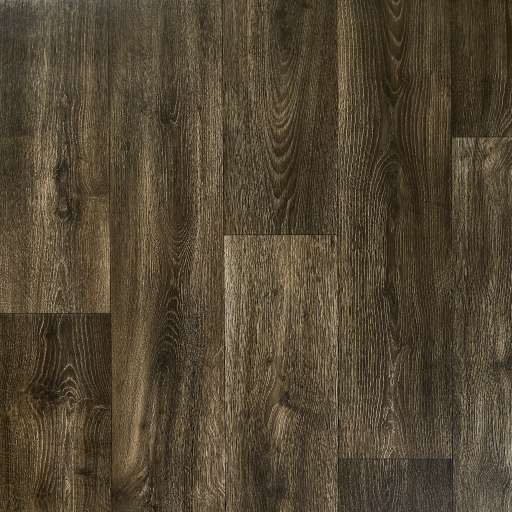
#> input picture examples/inputs/dark_wood.png, 1024 x 1024 px (shown at 1/2 size)
$ python -i seamless.py   (imports and definitions only)   (older library calls are emulated)
#> lines starting #> are read from the running program, lines starting #| are printed output that depends on the picture
"""
seamless.py — автоматическое создание бесшовных тайлящихся текстур.

Три специализированных метода + авто-выбор:
  • регулярная сетка (плитка)         -> grid-crop (стык в середине плитки,
                                          размер ячеек строго одинаковый);
  • диагональная решётка (ёлочка)     -> аффинная коррекция + period-crop
                                          (планки остаются целыми прямоугольниками);
  • остальное (доски случайной ширины)-> self-overlap min-cut + Laplacian-блендинг.

Общий препроцесс: выравнивание ЯРКОСТИ и ЦВЕТА (flat-field) — убирает виньетку и
тёплый/серый перекос, главные причины видимого шва и цветных расхождений.
"""
import numpy as np
import cv2


# ----------------------------- IO ----------------------------- #
def load(path):
    im = cv2.imread(path, cv2.IMREAD_COLOR)
    return cv2.cvtColor(im, cv2.COLOR_BGR2RGB).astype(np.float32) / 255.0


def save(path, img):
    img8 = np.clip(img * 255.0 + 0.5, 0, 255).astype(np.uint8)
    cv2.imwrite(path, cv2.cvtColor(img8, cv2.COLOR_RGB2BGR))


def luminance(img):
    return img @ np.array([0.299, 0.587, 0.114], np.float32)


# ---------------------- illumination flatten ------------------- #
def flatten_illumination(img, sigma_frac=0.10, strength=1.0, chroma=0.8):
    """Убирает крупномасштабный градиент ЯРКОСТИ (виньетка) и ЦВЕТА (тёплый/серый
    перекос по полю). Локальная разнотонность плашек сохраняется."""
    h, w = img.shape[:2]
    sigma = max(h, w) * sigma_frac
    lum = luminance(img)
    blur = cv2.GaussianBlur(lum, (0, 0), sigma)
    target = float(np.mean(blur))
    gain = target / np.clip(blur, 1e-3, None)
    gain = 1.0 + strength * (gain - 1.0)
    gain = np.clip(gain, 0.5, 2.0)[..., None]
    out = np.clip(img * gain, 0, 1)
    if chroma > 0:
        lab = cv2.cvtColor((out * 255).astype(np.uint8), cv2.COLOR_RGB2LAB).astype(np.float32)
        for c in (1, 2):
            ch = lab[..., c]
            low = cv2.GaussianBlur(ch, (0, 0), sigma)
            lab[..., c] = ch - chroma * (low - low.mean())
        lab[..., 1:] = np.clip(lab[..., 1:], 0, 255)
        out = cv2.cvtColor(lab.astype(np.uint8), cv2.COLOR_LAB2RGB).astype(np.float32) / 255.0
    return np.clip(out, 0, 1)


# ----------------------- periodicity analysis ------------------ #
def _autocorr(sig):
    sig = sig - sig.mean()
    n = len(sig)
    f = np.fft.rfft(sig, n=2 * n)
    ac = np.fft.irfft(f * np.conj(f))[:n]
    return ac / (ac[0] + 1e-9)


def detect_period_1d(profile, max_frac=0.3, max_repeats=25):
    n = len(profile)
    min_p = max(40, int(0.035 * n))
    ac = _autocorr(profile)
    hi = int(n * max_frac)
    best_lag, best_val = None, -1.0
    for lag in range(min_p, hi - 1):
        reps = n / lag
        if reps < 2 or reps > max_repeats:
            continue
        if ac[lag] >= ac[lag - 1] and ac[lag] >= ac[lag + 1] and ac[lag] > best_val:
            best_val, best_lag = ac[lag], lag
    return best_lag, max(best_val, 0.05)


def analyze(img, already_flat=False):
    g = luminance(img if already_flat else flatten_illumination(img))
    hp = g - cv2.GaussianBlur(g, (0, 0), 2.0)
    prof_x = np.abs(hp).mean(axis=0)
    prof_y = np.abs(hp).mean(axis=1)
    px, sx = detect_period_1d(prof_x)
    py, sy = detect_period_1d(prof_y)
    return dict(px=px, py=py, sx=sx, sy=sy)


# --------------------- min-cut + multiband (доски) ------------- #
def min_cut_vertical(err):
    H, ov = err.shape
    cost = err.copy()
    back = np.zeros((H, ov), np.int32)
    for i in range(1, H):
        for j in range(ov):
            a, b = max(0, j - 1), min(ov, j + 2)
            k = a + int(np.argmin(cost[i - 1, a:b]))
            back[i, j] = k
            cost[i, j] += cost[i - 1, k]
    seam = np.zeros(H, np.int32)
    seam[-1] = int(np.argmin(cost[-1]))
    for i in range(H - 2, -1, -1):
        seam[i] = back[i + 1, seam[i + 1]]
    return seam


def _lap_blend(A, B, mask, levels=6):
    """Laplacian-блендинг: низкие частоты (цвет/яркость) сшиваются широко, высокие
    (кромки/волокно) — узко по маске. Убирает цветной скачок без смазывания."""
    H, W = A.shape[:2]
    lv = max(1, min(levels, int(np.log2(max(2, min(H, W)))) - 1))
    GA, GB, GM = [A.copy()], [B.copy()], [mask.copy()]
    for _ in range(lv):
        GA.append(cv2.pyrDown(GA[-1])); GB.append(cv2.pyrDown(GB[-1]))
        GM.append(cv2.pyrDown(GM[-1]))
    out = GA[-1] * (1 - GM[-1][..., None]) + GB[-1] * GM[-1][..., None]
    for i in range(lv - 1, -1, -1):
        sz = (GA[i].shape[1], GA[i].shape[0])
        LA = GA[i] - cv2.pyrUp(GA[i + 1], dstsize=sz)
        LB = GB[i] - cv2.pyrUp(GB[i + 1], dstsize=sz)
        m = GM[i][..., None]
        out = cv2.pyrUp(out, dstsize=sz) + LA * (1 - m) + LB * m
    return out


def _blend_overlap_h(A, B, feather=3):
    H, ov = A.shape[:2]
    err = ((A - B) ** 2).sum(2)
    seam = min_cut_vertical(err)
    xs = np.arange(ov)[None, :]
    alpha = np.clip((xs - seam[:, None] + feather) / (2 * feather + 1e-9), 0, 1)
    return np.clip(_lap_blend(A, B, alpha.astype(np.float32)), 0, 1)


def make_tileable_overlap(img, ov_frac=0.1, feather=3):
    """Self-overlap min-cut + Laplacian: шов идёт по кромкам досок, цвет сшивается
    широко. Размер уменьшается на ov по каждой оси."""
    H, W = img.shape[:2]
    ov = max(8, int(min(H, W) * ov_frac))
    A, B = img[:, W - ov:W], img[:, 0:ov]
    out = img[:, :W - ov].copy()
    out[:, :ov] = _blend_overlap_h(A, B, feather)
    Ht = out.shape[0]
    t = np.transpose(out, (1, 0, 2))
    A, B = t[:, Ht - ov:Ht], t[:, 0:ov]
    t2 = t[:, :Ht - ov].copy()
    t2[:, :ov] = _blend_overlap_h(A, B, feather)
    return np.clip(np.transpose(t2, (1, 0, 2)), 0, 1)


# --------------- periodic lattice (паркет / ёлочка) ------------ #
def _edge_map(flat):
    g = luminance(flat)
    return cv2.GaussianBlur(np.abs(cv2.Sobel(g, cv2.CV_32F, 1, 0, 3)) +
                            np.abs(cv2.Sobel(g, cv2.CV_32F, 0, 1, 3)), (0, 0), 2.0)


def _period_axis(E, axis, ds):
    """Период по оси = лаг максимума нормированной АКФ карты кромок (геометрия,
    не зависит от текстуры дерева). Возвращает (период_в_полном_разрешении, corr)."""
    n = E.shape[1] if axis == 1 else E.shape[0]
    pmin = max(15, int(n * 0.05))
    best_v, best_p = -1.0, None
    for P in range(pmin, int(n * 0.5)):
        a, b = (E[:, :-P], E[:, P:]) if axis == 1 else (E[:-P], E[P:])
        a = a - a.mean(); b = b - b.mean()
        d = np.linalg.norm(a) * np.linalg.norm(b)
        v = float((a * b).sum() / d) if d else 0.0
        if v > best_v:
            best_v, best_p = v, P * ds
    return best_p, best_v


# [14 lines left out: functions _corr_axis, _refine_subpixel, not called in this run]


def detect_lattice(flat, thresh=0.40, ds=None):
    """Сильная геометрическая решётка (ёлочка/паркет): крупный период с высокой
    корреляцией карты кромок на ОБЕИХ осях. Период уточняется до СУБПИКСЕЛЯ —
    иначе ошибка округления копится по периодам и планки «едут».
    ds — даунсемпл для грубого поиска (меньше = точнее/медленнее)."""
    H, W = flat.shape[:2]
    if ds is None:
        ds = max(1, int(round(max(H, W) / 600)))
    e = _edge_map(flat)
    E = cv2.resize(e, (W // ds, H // ds), interpolation=cv2.INTER_AREA)
    px, cx = _period_axis(E, 1, ds)
    py, cy = _period_axis(E, 0, ds)
    if not (px and py and cx >= thresh and cy >= thresh):
        return None
    # субпиксельное уточнение на полном разрешении
    pxf = _refine_subpixel(e, 1, int(round(px)), win=max(3, ds + 2))
    pyf = _refine_subpixel(e, 0, int(round(py)), win=max(3, ds + 2))
    return float(pxf), float(pyf)


# [79 lines left out: functions _period_in_window, _rectify_axis, rectify_perspective, _overlap_blend_axis, make_tileable_lattice, not called in this run]


# --------------- regular grid (плитка) ------------------------- #
def _grout_lines(g, axis, period):
    sob = np.abs(cv2.Sobel(g, cv2.CV_32F, 1, 0, ksize=5)) if axis == 1 \
        else np.abs(cv2.Sobel(g, cv2.CV_32F, 0, 1, ksize=5))
    prof = (sob.mean(0) if axis == 1 else sob.mean(1)).astype(np.float32)
    prof = cv2.GaussianBlur(prof[None, :], (0, 0), 5).ravel()
    from scipy.signal import find_peaks
    pk, _ = find_peaks(prof, distance=int(period * 0.6), prominence=prof.std() * 0.25)
    return pk


def detect_grid(flat, info):
    """Регулярная сетка: ровные линии затирки на ОБЕИХ осях."""
    if not info['px'] or not info['py']:
        return None
    g = luminance(flat)
    xs = _grout_lines(g, 1, info['px'])
    ys = _grout_lines(g, 0, info['py'])
    for pk in (xs, ys):
        if len(pk) < 3:
            return None
        sp = np.diff(pk)
        if sp.std() / (sp.mean() + 1e-9) > 0.08:
            return None
    return xs, ys


# [15 lines left out: function grid_crop, not called in this run]


# --------------------------- dispatch -------------------------- #
def make_seamless(img, method='auto', rectify=True):
    """Авто-выбор метода. method: 'auto' | 'grid' | 'lattice' | 'mincut'.
    rectify=True выпрямляет лёгкую перспективу для решётчатых текстур (ёлочка),
    иначе планки не стыкуются: шаг едет вдоль кадра."""
    flat = flatten_illumination(img)
    info = analyze(flat, already_flat=True)
    info = {k: (int(v) if v is not None and k in ('px', 'py') else float(v))
            for k, v in info.items()}

    grid = detect_grid(flat, info) if method in ('auto', 'grid') else None
    lat = detect_lattice(flat) if (method in ('auto', 'lattice') and grid is None) else None

    if method == 'grid' or (method == 'auto' and grid is not None):
        out = grid_crop(flat, *grid) if grid else make_tileable_overlap(flat)
        used = 'grid'
    elif method == 'lattice' or (method == 'auto' and lat is not None):
        if lat is None:
            lat = detect_lattice(flat, thresh=0.0)   # форс: берём лучший период
        if rectify:
            flat = flatten_illumination(rectify_perspective(flat, *lat))
            lat = detect_lattice(flat, thresh=0.0)   # период после выпрямления
        out = make_tileable_lattice(flat, *lat)
        used = 'lattice'
    else:
        out = make_tileable_overlap(flat)
        used = 'mincut'
    return out, dict(method=used, is_grid=bool(grid is not None),
                     is_lattice=bool(lat is not None), **info)


# --------------------------- utilities ------------------------- #
def tile(img, n=3):
    return np.tile(img, (n, n, 1))


# [10 lines left out: function seam_score, not called in this run]

>>> import cv2
>>> picture = cv2.imread('examples/inputs/dark_wood.png')
#> picture is the input picture: shape (1024, 1024, 3); mean B, G, R 50.9, 70.6, 82.3
>>> result = make_seamless(picture)
#> in flatten_illumination, `target = float(np.mean(blur))`: target = 66.07
#> in analyze, `hp = g - cv2.GaussianBlur(g, (0, 0), 2.0)`:
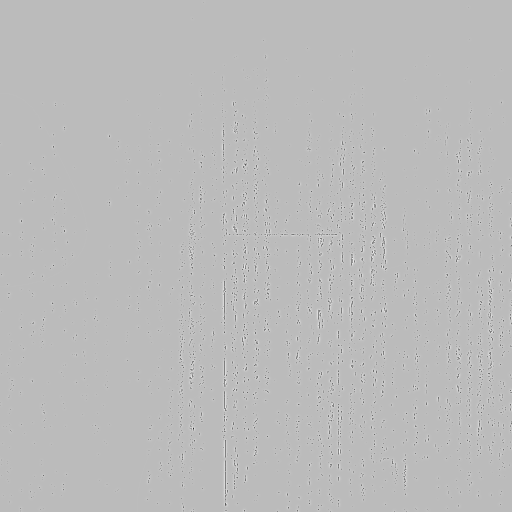
#> hp: shape (1024, 1024) float32 (shown at 1/2 size); min -0.96, max 0.343, mean 5.24e-06; drawn with min black and max white
#> in analyze, `prof_x = np.abs(hp).mean(axis=0)`: prof_x = 1024 values, max 0.144 at index 450, min 1.88e-06 at index 244, mean 0.0109
#> in analyze, `prof_y = np.abs(hp).mean(axis=1)`: prof_y = 1024 values, max 0.0743 at index 469, min 1.19e-07 at index 23, mean 0.0109
#> in detect_period_1d, `n = len(profile)`: n = 1024
#> in detect_period_1d, `min_p = max(40, int(0.035 * n))`: min_p = 40
#> in _autocorr, `sig = sig - sig.mean()`: sig = 1024 values, max 0.133 at index 450, min -0.0109 at index 244, mean 6.98e-10
#> in _autocorr, `n = len(sig)`: n = 1024
#> in _autocorr, `ac = np.fft.irfft(f * np.conj(f))[:n]`: ac = 1024 values, max 0.266 at index 0, min -0.0756 at index 352, mean 0.00013
#> in detect_period_1d, `ac = _autocorr(profile)`: ac = 1024 values, max 1 at index 0, min -0.284 at index 352, mean 0.000488
#> in detect_period_1d, `hi = int(n * max_frac)`: hi = 307
#> the loop in detect_period_1d, `for lag in range(min_p, hi - 1):` made 266 passes
#> (reps, best_val, best_lag) on pass 3: (24.38, 0.533, 42)
#> reps on passes 1, 2, 4, 5, 6, 7: 25.6, 24.98, 23.81, 23.27, 22.76, 22.26
#> after the loop in detect_period_1d, `for lag in range(min_p, hi - 1):`: best_lag = 42; best_val = 0.533
#> in analyze, `px, sx = detect_period_1d(prof_x)`: px = 42; sx = 0.533
#> the loop in detect_period_1d (call 2), `for lag in range(min_p, hi - 1):` made 266 passes
#> (reps, best_val, best_lag) on passes 13, 15: (19.69, 0.697, 52), (18.96, 0.698, 54)
#> in analyze, `py, sy = detect_period_1d(prof_y)`: py = 54; sy = 0.698
#> in make_seamless, `info = analyze(flat, already_flat=True)`: info = {'px': 42, 'py': 54, 'sx': 0.533, 'sy': 0.698}
#> in _grout_lines, `sob = np.abs(cv2.Sobel(g, cv2.CV_32F, 1, 0, ksize=5)) if axis == 1 \ e..`:
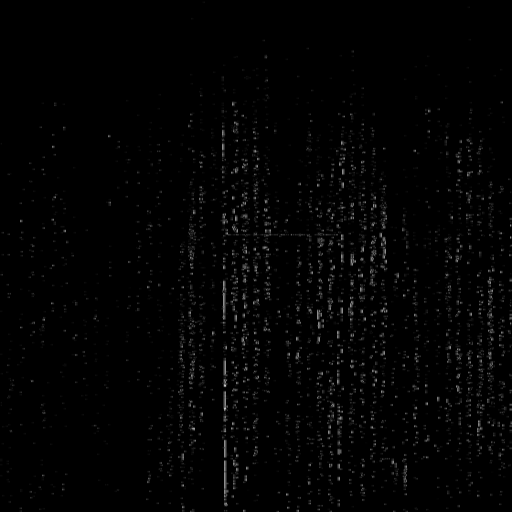
#> sob: shape (1024, 1024) float32 (shown at 1/2 size); min 0, max 42.77, mean 0.5; drawn with min black and max white
#> in _grout_lines, `prof = (sob.mean(0) if axis == 1 else sob.mean(1)).astype(np.float32)`: prof = 1024 values, max 7.26 at index 449, min 0 at index 0, mean 0.529
#> in _grout_lines, `prof = cv2.GaussianBlur(prof[None, :], (0, 0), 5).ravel()`: prof = 1024 values, max 3.11 at index 449, min 0.0212 at index 243, mean 0.53
#> in _grout_lines, `pk, _ = find_peaks(prof, distance=int(period * 0.6), prominence=prof.s..`: pk = [86, 299, 383, 449, 489, 534, 596, 639, 680, 746, 831, 917, 981]
#> in detect_grid, `xs = _grout_lines(g, 1, info['px'])`: xs has the same summary as pk in _grout_lines
#> in detect_grid, `ys = _grout_lines(g, 0, info['py'])`: ys = [340, 469, 508, 600, 710, 756, 809, 851]
#> the loop in detect_grid, `for pk in (xs, ys):` made 1 pass
#> sp on pass 1: [213, 84, 66, 40, 45, 62, 43, 41, 66, 85, 86, 64]
#> the loop in _period_axis, `for P in range(pmin, int(n * 0.5)):` made 231 passes
#> (d, v, best_v, best_p) on passes 1, 5, 6, 7, 8: (10939.1, 0.0498, 0.0498, 50), (10920.4, 0.0819, 0.0819, 58), (10904.1, 0.159, 0.159, 60), (10874.7, 0.222, 0.222, 62), (10832.3, 0.247, 0.247, 64)
#> (d, v) on passes 2, 3, 4, 9, 10, 11: (10936, 0.00275), (10932.7, -0.00938), (10928.6, 0.0193), (10789.1, 0.225), (10752.6, 0.166), (10734, 0.0912)
#> after the loop in _period_axis, `for P in range(pmin, int(n * 0.5)):`:
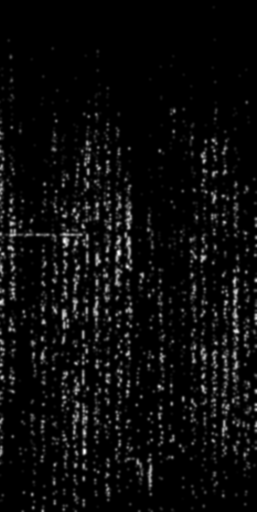
#> b: shape (512, 257) float32; min -0.104, max 2.13, mean -6.02e-09; drawn with min black and max white
#> after the loop in _period_axis, `for P in range(pmin, int(n * 0.5)):`: best_p = 64; best_v = 0.247
#> in detect_lattice, `px, cx = _period_axis(E, 1, ds)`: px = 64; cx = 0.247
#> call 2 of _period_axis, with axis = 0, ds = 2
#> the loop in _period_axis (call 2), `for P in range(pmin, int(n * 0.5)):` made 231 passes
#> (d, v, best_v, best_p) on pass 1: (11202.6, 0.408, 0.408, 50)
#> (d, v) on passes 2 to 7: (11194.2, 0.408), (11184.1, 0.406), (11173.4, 0.403), (11161.5, 0.4), (11149.4, 0.398), (11137.4, 0.395)
#> after the loop in _period_axis (call 2), `for P in range(pmin, int(n * 0.5)):`:
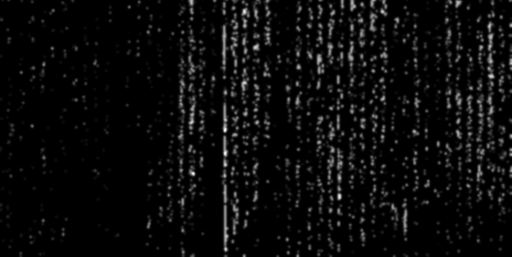
#> b: shape (257, 512) float32; min -0.108, max 2.32, mean 6.55e-09; drawn with min black and max white
#> after the loop in _period_axis (call 2), `for P in range(pmin, int(n * 0.5)):`: best_p = 50; best_v = 0.408
#> in detect_lattice, `py, cy = _period_axis(E, 0, ds)`: py = 50; cy = 0.408
#> after the loop in min_cut_vertical, `for i in range(1, H):`:
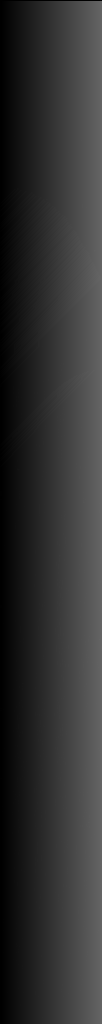
#> back: shape (1024, 102) int32; min 0, max 101, mean 49.6
#> after the loop in min_cut_vertical, `for i in range(H - 2, -1, -1):`: seam = 1024 values, max 100 at index 275, min 0 at index 0, mean 18.25
#> in _blend_overlap_h, `alpha = np.clip((xs - seam[:, None] + feather) / (2 * feather + 1e-9),..`:
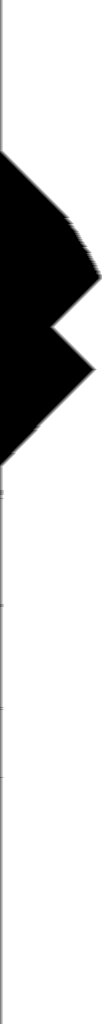
#> alpha: shape (1024, 102) float64; min 0, max 1, mean 0.813
#> after the loop in _lap_blend, `for _ in range(lv):`: GA = 6 items
#> in make_tileable_overlap, `A, B = t[:, Ht - ov:Ht], t[:, 0:ov]`:
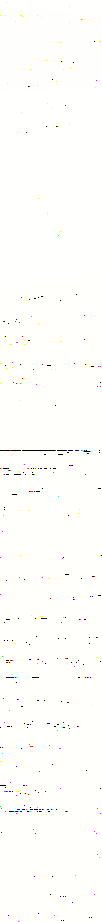
#> A: shape (922, 102, 3) float32; mean B, G, R 0.985, 0.995, 0.996
